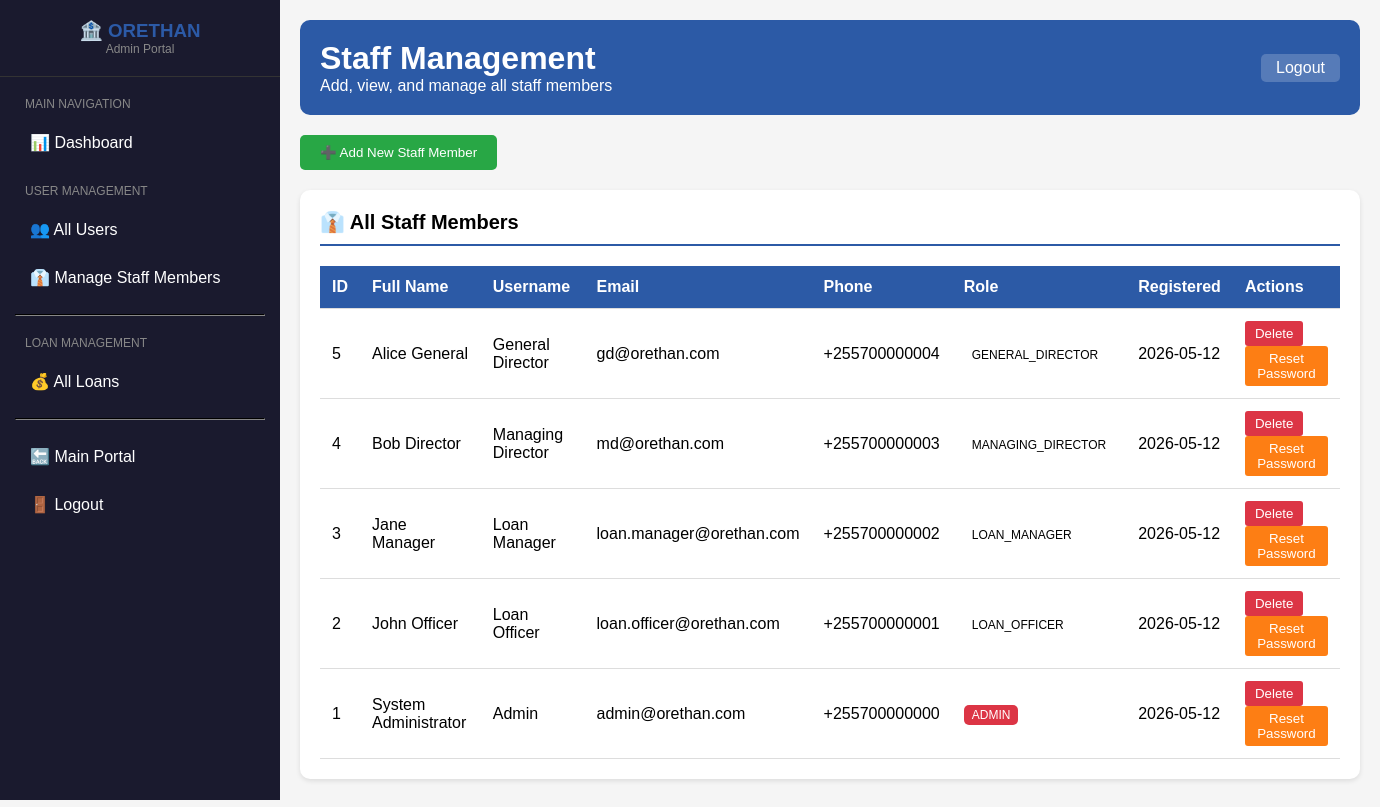
Screenshot of /admin/staff (signed in) with the database file from the repository.
### app_complete.py (models this page shows)
class User(db.Model):
    __tablename__ = 'users'
    id = db.Column(db.Integer, primary_key=True)
    username = db.Column(db.String(100), unique=True, nullable=False)
    email = db.Column(db.String(100))
    full_name = db.Column(db.String(200))
    phone = db.Column(db.String(20))
    password = db.Column(db.String(200), nullable=False)
    role = db.Column(db.String(50), default='client')
    created_at = db.Column(db.DateTime, default=datetime.utcnow)

### app_complete.py (the view)
@app.route('/admin/staff')
def admin_staff():
    if 'user_id' not in session:
        return redirect(url_for('login'))
    admin_user = db.session.get(User, session['user_id'])
    if not admin_user or admin_user.role != 'admin':
        flash('Access denied! Admin only.', 'danger')
        return redirect(url_for('dashboard'))
    staff_list = User.query.filter(User.role != 'client').order_by(User.created_at.desc()).all()
    return render_template('admin_staff.html', staff_list=staff_list)

### templates/admin_staff.html (shortened to what this page needs)
<!DOCTYPE html>
<html>
<head>
</head>
<body>
    <div class="app-container">
        <div class="sidebar">
            <div class="sidebar-header"><h3>🏦 ORETHAN</h3><p style="font-size:12px;color:#888">Admin Portal</p></div>
            <div class="sidebar-nav">
                <div class="nav-header">MAIN NAVIGATION</div>
                <a href="/admin_dashboard">📊 Dashboard</a>
                <div class="nav-header">USER MANAGEMENT</div>
                <a href="/admin/users">👥 All Users</a>
                <a href="/admin/staff">👔 Manage Staff Members</a>
                <hr>
                <div class="nav-header">LOAN MANAGEMENT</div>
                <a href="/admin/loans">💰 All Loans</a>
                <hr>
                <a href="/dashboard">🔙 Main Portal</a>
                <a href="/logout">🚪 Logout</a>
            </div>
        </div>
        <div class="main-content">
            <div class="header">
                <div class="header-content">
                    <div><h1>Staff Management</h1><p>Add, view, and manage all staff members</p></div>
                    <a href="/logout" class="logout-btn">Logout</a>
                </div>
            </div>
            <button class="add-staff-btn" onclick="openAddStaffModal()">➕ Add New Staff Member</button>
            <div class="section">
                <h3 class="section-title">👔 All Staff Members</h3>
                <div style="overflow-x:auto">
                    <table>
                        <thead>
                            <tr>
                                <th>ID</th><th>Full Name</th><th>Username</th><th>Email</th><th>Phone</th><th>Role</th><th>Registered</th><th>Actions</th>
                            </tr>
                        </thead>
                        <tbody>
                            {% for staff in staff_list %}
                            <tr>
                                <td>{{ staff.id }}</td>
                                <td>{{ staff.full_name or 'N/A' }}</td>
                                <td>{{ staff.username }}</td>
                                <td>{{ staff.email or 'N/A' }}</td>
                                <td>{{ staff.phone or 'N/A' }}</td>
                                <td><span class="badge badge-{{ staff.role }}">{{ staff.role|upper }}</span></td>
                                <td>{{ staff.created_at.strftime('%Y-%m-%d') if staff.created_at else 'N/A' }}</td>
                                <td>
                                    <form method="POST" action="/admin/delete_staff/{{ staff.id }}" style="display:inline" >
                                        <button type="submit" class="btn btn-danger">Delete</button>
                                    </form>
                                    <button class="btn btn-warning" onclick="resetStaffPassword({{ staff.id }})">Reset Password</button>
                                </td>
                            </tr>
                            {% endfor %}
                        </tbody>
                    </table>
                </div>
            </div>
        </div>
    </div>
</body>
</html>

### templates/admin_staff.html (style rules this page uses)
* { margin:0;padding:0;box-sizing:border-box }
body { font-family:Arial;background:#f5f5f5;min-height:100vh }
.app-container { display:flex;min-height:100vh }
.sidebar { width:280px; background:#1a1a2e; color:white; position:fixed; top:0; left:0; height:100vh; overflow-y:auto; z-index:100; }
.sidebar-header { padding:20px;text-align:center;border-bottom:1px solid #333 }
.sidebar-header h3 { color:#2c5aa6 }
.sidebar-nav { padding:0 15px }
.sidebar-nav a { color:white;text-decoration:none;display:block;padding:12px 15px;margin:5px 0;border-radius:8px;transition:all 0.3s }
.sidebar-nav .nav-header { font-size:12px;color:#888;margin-top:20px;margin-bottom:10px;padding-left:10px }
.sidebar-nav hr { margin:15px 0;border-color:#333 }
.main-content { margin-left:280px;flex:1;padding:20px;min-height:100vh }
.header { background:#2c5aa6;color:white;padding:20px;border-radius:10px;margin-bottom:20px }
.header-content { display:flex;justify-content:space-between;align-items:center }
.section { background:white;border-radius:10px;padding:20px;margin-bottom:30px;box-shadow:0 2px 5px rgba(0,0,0,0.1) }
.section-title { font-size:20px;margin-bottom:20px;border-bottom:2px solid #2c5aa6;padding-bottom:10px }
table { width:100%;border-collapse:collapse }
th,td { padding:12px;text-align:left;border-bottom:1px solid #ddd }
th { background:#2c5aa6;color:white }
.badge { padding:3px 8px;border-radius:5px;font-size:12px }
.badge-admin { background:#dc3545;color:white }
.btn { background:#2c5aa6;color:white;padding:5px 10px;border:none;border-radius:3px;cursor:pointer }
.btn-danger { background:#dc3545 }
.btn-warning { background:#fd7e14 }
.logout-btn { background:rgba(255,255,255,0.2);color:white;padding:5px 15px;border-radius:5px;text-decoration:none }
.add-staff-btn { background:#28a745;color:white;padding:10px 20px;border:none;border-radius:5px;cursor:pointer;margin-bottom:20px }

### rows the page displays
User: id "5", full_name "Alice General", username "General Director", email "gd@orethan.com", phone "+255700000004", role "GENERAL_DIRECTOR", created_at "2026-05-12"
User: id "4", full_name "Bob Director", username "Managing Director", email "md@orethan.com", phone "+255700000003", role "MANAGING_DIRECTOR", created_at "2026-05-12"
User: id "3", full_name "Jane Manager", username "Loan Manager", email "loan.manager@orethan.com", phone "+255700000002", role "LOAN_MANAGER", created_at "2026-05-12"
User: id "2", full_name "John Officer", username "Loan Officer", email "loan.officer@orethan.com", phone "+255700000001", role "LOAN_OFFICER", created_at "2026-05-12"
User: id "1", full_name "System Administrator", username "Admin", email "admin@orethan.com", phone "+255700000000", role "ADMIN", created_at "2026-05-12"
